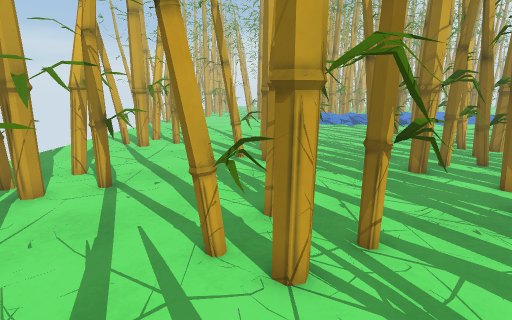
[1] (above)

20 first-person views from a walk through a 3-D level made in the Unity game engine. The camera is 1.3 m above the floor, tilts 12° down and sees 80° across. The floor is counted in squares, 0.5 m on a side. Each view is taken from the middle of a square. On the plan, view 1 faces up. The plan holds only what a view shows up to about 20 squares ahead; the rest is blank. The place goes on beyond the plan.

[2]
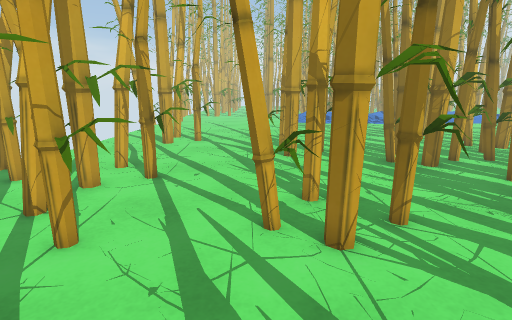

[3]
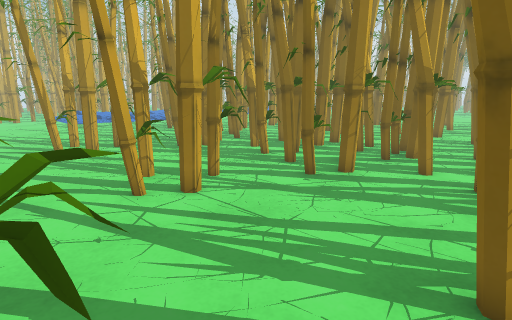

[4]
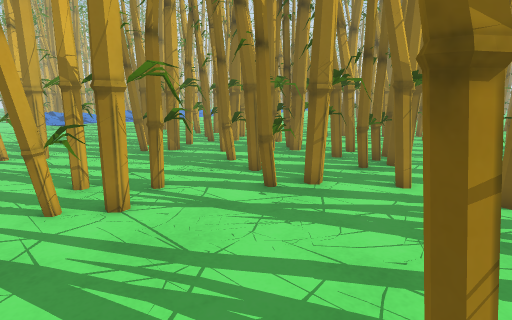

[5]
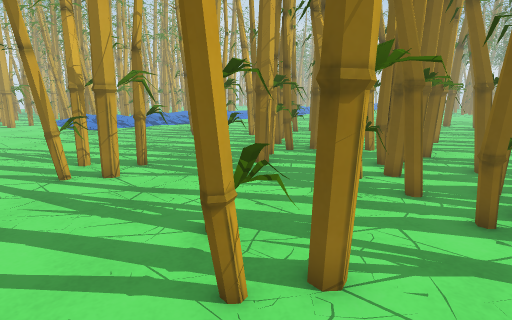

[6]
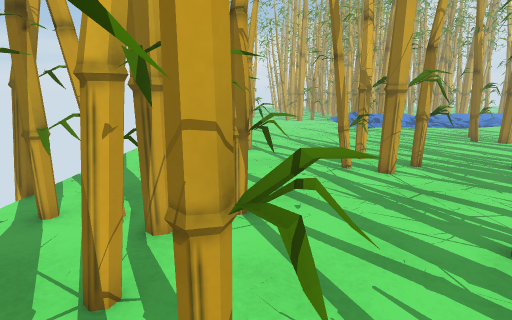

[7]
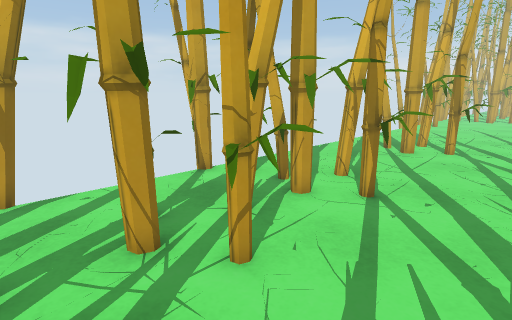

[8]
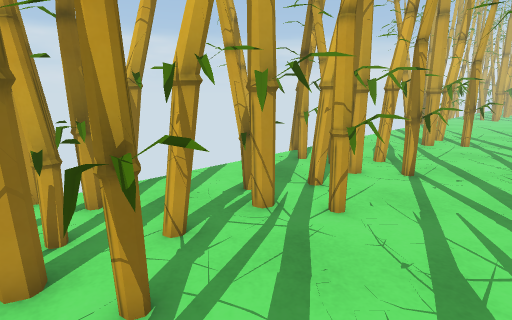

[9]
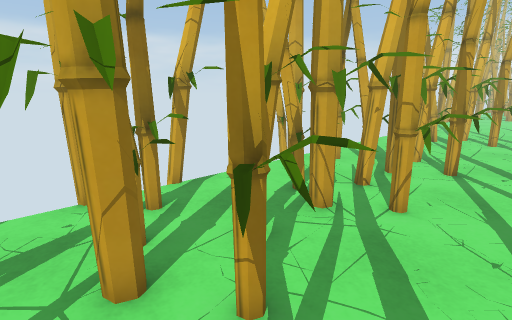

[10]
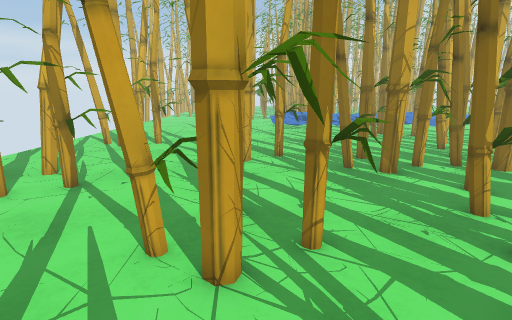

[11]
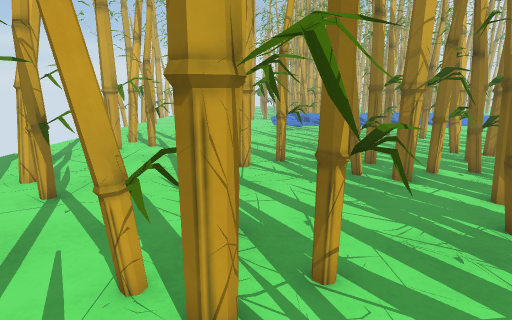

[12]
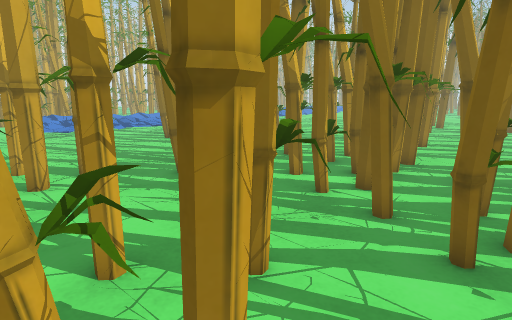

[13]
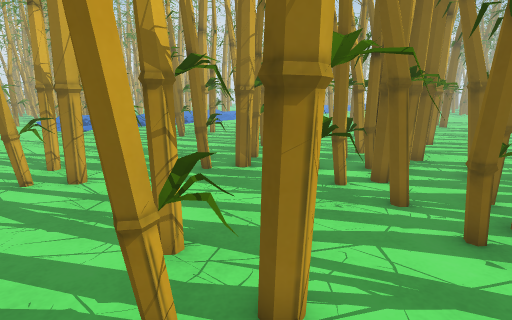

[14]
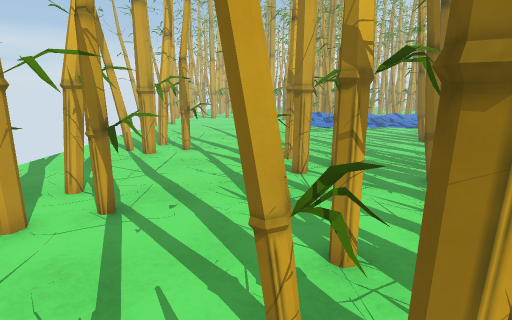

[15]
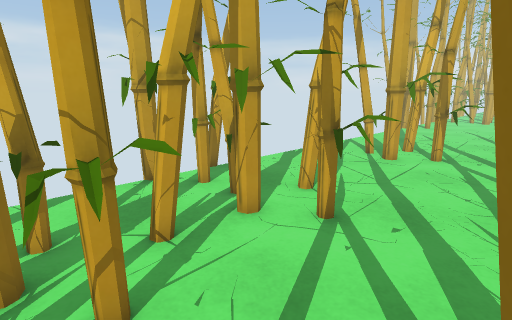

[16]
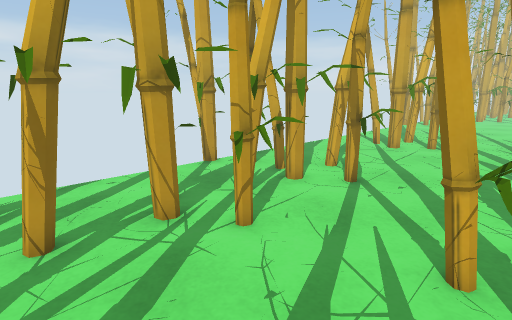

[17]
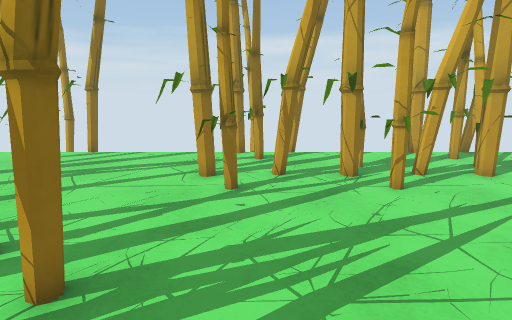

[18]
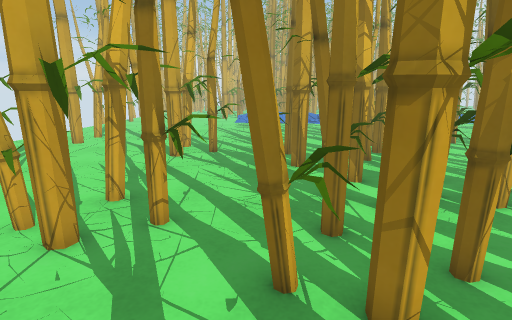

[19]
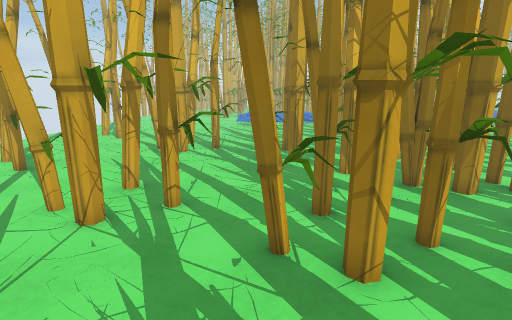

[20]
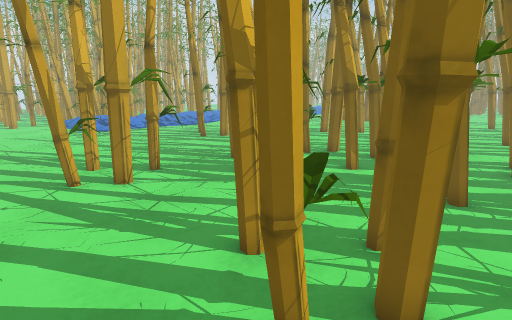

### Floor plan
Key: @ floor where view 1 was taken; # wall or solid block; x gap in a wall; . main floor; : floor 0.25 m higher than the main floor; / step, stairs or slope; = window, fence, low wall or low ledge; T thing the floor can be seen under or through.
Columns run from 10 left of view 1 to 18 right of it. Each row starts with its distance up from view 1.
 24    ..........:/
 23   ...........:/
 22  ..................
 21  .................. ##
 20  .................#####
 19  ...# ............#####.
 18  ...##..............##..
 17  . ####..............##.
 16  .#####..............
 15  ...## ....T....... #
 14  ..........T........##
 13  ....... TT TT..T ..#
 12  .........TTT ..T....
 11  ...T .....TT.TT TTTT#
 10 ##..TT.........TT
  9  #.T=TT......... T
  8  #TTTTT..........T
  7      TT....TT.. TT
  6      T.....T ..##
  5      T.. TT TT.##
  4      ##..TTTT...#
  3      ##....TTxx##
  2      #.........###         ##
  1      #.......... #         #.
  0      #....@......#         #
 -1 #######........ #=
 -2  #. TT ...TT... ##
 -3  ....T....TT ....

Where each view was taken, in squares from view 1:
view 1: 0 up, 0 right, facing up
view 2: 1 down, 1 left, facing up
view 3: 3 down, 4 left, facing up-right
view 4: 3 down, 2 left, facing up-right
view 5: 2 up, 3 left, facing up-right
view 6: 2 up, 4 left, facing up
view 7: 1 up, 1 left, facing up-left
view 8: 2 down, 1 left, facing up-left
view 9: 3 down, 2 left, facing up-left
view 10: 0 up, 1 right, facing up
view 11: 1 up, 1 right, facing up
view 12: 2 up, 1 left, facing up-right
view 13: 2 up, 2 left, facing up-right
view 14: 2 up, 1 left, facing up
view 15: 3 up, 1 left, facing up-left
view 16: 0 up, 0 right, facing up-left
view 17: 0 up, 4 right, facing left
view 18: 1 down, 4 right, facing up
view 19: 2 down, 4 right, facing up
view 20: 3 up, 3 left, facing up-right
